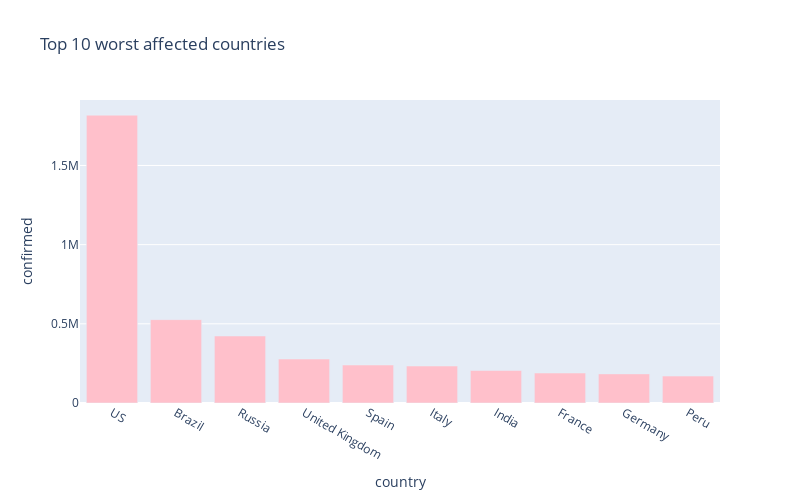

Here is the notebook cell this chart was saved with:
### Code cell
px.bar(
    sorted_country_df.head(10),
    x = "country",
    y = "confirmed",
    title= "Top 10 worst affected countries", # the axis names
    color_discrete_sequence=["pink"], 
    height=500,
    width=800
)

### Figure 1 — Plotly figure (JSON) as saved in the notebook; plotly's stock layout.template omitted (floating-point values rounded to 4 significant figures)
{"data": [{"alignmentgroup": "True", "hovertemplate": "country=%{x}<br>confirmed=%{y}<extra></extra>", "legendgroup": "", "marker": {"color": "pink"}, "name": "", "offsetgroup": "", "orientation": "v", "showlegend": false, "textposition": "auto", "type": "bar", "x": ["US", "Brazil", "Russia", "United Kingdom", "Spain", "Italy", "India", "France", "Germany", "Peru"], "xaxis": "x", "y": [1817785, 526447, 423186, 277738, 239932, 233515, 205147, 189348, 183879, 170039], "yaxis": "y"}], "layout": {"barmode": "relative", "height": 500, "legend": {"tracegroupgap": 0}, "title": {"text": "Top 10 worst affected countries"}, "width": 800, "xaxis": {"anchor": "y", "domain": [0, 1], "title": {"text": "country"}}, "yaxis": {"anchor": "x", "domain": [0, 1], "title": {"text": "confirmed"}}}}
